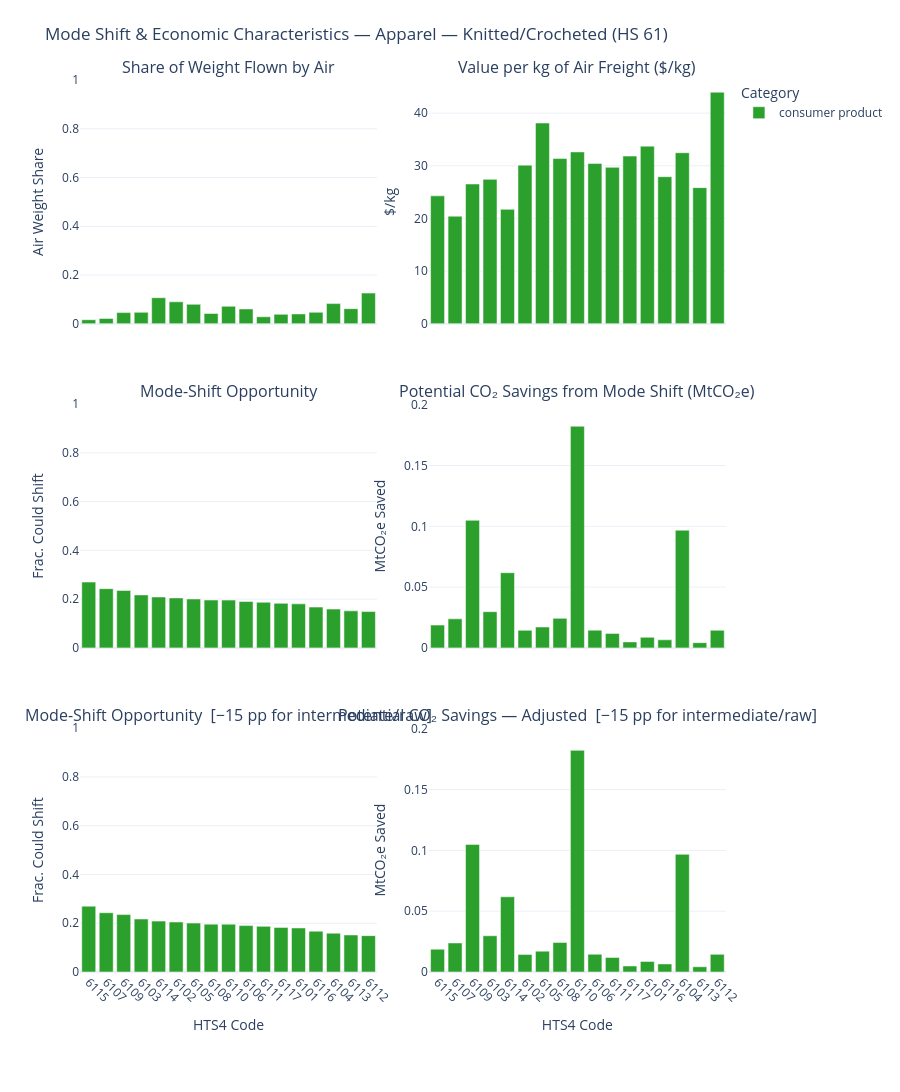

This figure's notebook cell:
### Code cell
apparel_category_map = {
    # ── HS 61: Knitted or Crocheted Clothing ──────────────────────────────
    # All codes are finished consumer products.
    '6101': 'consumer product', # men's overcoats, car coats, cloaks (knitted)
    '6102': 'consumer product', # women's overcoats, car coats, cloaks (knitted)
    '6103': 'consumer product', # men's suits, jackets, blazers, trousers (knitted)
    '6104': 'consumer product', # women's suits, jackets, dresses, skirts (knitted)
    '6105': 'consumer product', # men's shirts (knitted)
    '6106': 'consumer product', # women's blouses, shirts (knitted)
    '6107': 'consumer product', # men's underpants, nightwear, bathrobes (knitted)
    '6108': 'consumer product', # women's slips, nightwear, bathrobes (knitted)
    '6109': 'consumer product', # T-shirts, singlets and other vests (knitted)
    '6110': 'consumer product', # jerseys, pullovers, sweatshirts, cardigans (knitted)
    '6111': 'consumer product', # babies' garments and accessories (knitted)
    '6112': 'consumer product', # tracksuits, ski suits, swimwear (knitted)
    '6113': 'consumer product', # garments made of knitted/crocheted fabrics (nec)
    '6114': 'consumer product', # other garments (knitted)
    '6115': 'consumer product', # pantyhose, tights, stockings, socks (knitted)
    '6116': 'consumer product', # gloves, mittens and mitts (knitted)
    '6117': 'consumer product', # other made-up clothing accessories (knitted)
}

apparel_deep_dive = deep_dive_quad_chart(
    textiles_results,
    apparel_category_map,
    group_name='Apparel — Knitted/Crocheted (HS 61)'
)

### Figure 1 — Plotly figure (JSON) as saved in the notebook; plotly's stock layout.template omitted (floating-point values rounded to 4 significant figures)
{"data": [{"legendgroup": "consumer product", "marker": {"color": "#2ca02c"}, "name": "consumer product", "showlegend": true, "type": "bar", "x": ["6115", "6107", "6109", "6103", "6114", "6102", "6105", "6108", "6110", "6106", "6111", "6117", "6101", "6116", "6104", "6113", "6112"], "xaxis": "x", "y": [0.01681, 0.02204, 0.04591, 0.04714, 0.107, 0.09033, 0.08002, 0.04236, 0.07182, 0.06095, 0.02888, 0.03898, 0.04047, 0.04733, 0.08294, 0.06217, 0.126], "yaxis": "y"}, {"legendgroup": "consumer product", "marker": {"color": "#2ca02c"}, "name": "consumer product", "showlegend": false, "type": "bar", "x": ["6115", "6107", "6109", "6103", "6114", "6102", "6105", "6108", "6110", "6106", "6111", "6117", "6101", "6116", "6104", "6113", "6112"], "xaxis": "x2", "y": [24.29, 20.43, 26.54, 27.43, 21.74, 30.13, 38.12, 31.38, 32.64, 30.45, 29.71, 31.85, 33.73, 27.94, 32.48, 25.85, 43.98], "yaxis": "y2"}, {"legendgroup": "consumer product", "marker": {"color": "#2ca02c"}, "name": "consumer product", "showlegend": false, "type": "bar", "x": ["6115", "6107", "6109", "6103", "6114", "6102", "6105", "6108", "6110", "6106", "6111", "6117", "6101", "6116", "6104", "6113", "6112"], "xaxis": "x3", "y": [0.2699, 0.2431, 0.2355, 0.2174, 0.2087, 0.205, 0.2006, 0.1964, 0.196, 0.1902, 0.1872, 0.1828, 0.1806, 0.1674, 0.1592, 0.152, 0.1492], "yaxis": "y3"}, {"legendgroup": "consumer product", "marker": {"color": "#2ca02c"}, "name": "consumer product", "showlegend": false, "type": "bar", "x": ["6115", "6107", "6109", "6103", "6114", "6102", "6105", "6108", "6110", "6106", "6111", "6117", "6101", "6116", "6104", "6113", "6112"], "xaxis": "x4", "y": [0.01876, 0.0239, 0.1049, 0.02979, 0.06185, 0.01449, 0.01716, 0.02429, 0.1823, 0.01461, 0.01192, 0.004939, 0.008702, 0.006648, 0.0968, 0.004298, 0.0145], "yaxis": "y4"}, {"legendgroup": "consumer product", "marker": {"color": "#2ca02c"}, "name": "consumer product", "showlegend": false, "type": "bar", "x": ["6115", "6107", "6109", "6103", "6114", "6102", "6105", "6108", "6110", "6106", "6111", "6117", "6101", "6116", "6104", "6113", "6112"], "xaxis": "x5", "y": [0.2699, 0.2431, 0.2355, 0.2174, 0.2087, 0.205, 0.2006, 0.1964, 0.196, 0.1902, 0.1872, 0.1828, 0.1806, 0.1674, 0.1592, 0.152, 0.1492], "yaxis": "y5"}, {"legendgroup": "consumer product", "marker": {"color": "#2ca02c"}, "name": "consumer product", "showlegend": false, "type": "bar", "x": ["6115", "6107", "6109", "6103", "6114", "6102", "6105", "6108", "6110", "6106", "6111", "6117", "6101", "6116", "6104", "6113", "6112"], "xaxis": "x6", "y": [0.01876, 0.0239, 0.1049, 0.02979, 0.06185, 0.01449, 0.01716, 0.02429, 0.1823, 0.01461, 0.01192, 0.004939, 0.008702, 0.006648, 0.0968, 0.004298, 0.0145], "yaxis": "y6"}], "layout": {"annotations": [{"font": {"size": 16}, "showarrow": false, "text": "Share of Weight Flown by Air", "x": 0.23, "xanchor": "center", "xref": "paper", "y": 1, "yanchor": "bottom", "yref": "paper"}, {"font": {"size": 16}, "showarrow": false, "text": "Value per kg of Air Freight ($/kg)", "x": 0.77, "xanchor": "center", "xref": "paper", "y": 1, "yanchor": "bottom", "yref": "paper"}, {"font": {"size": 16}, "showarrow": false, "text": "Mode-Shift Opportunity", "x": 0.23, "xanchor": "center", "xref": "paper", "y": 0.6367, "yanchor": "bottom", "yref": "paper"}, {"font": {"size": 16}, "showarrow": false, "text": "Potential CO₂ Savings from Mode Shift (MtCO₂e)", "x": 0.77, "xanchor": "center", "xref": "paper", "y": 0.6367, "yanchor": "bottom", "yref": "paper"}, {"font": {"size": 16}, "showarrow": false, "text": "Mode-Shift Opportunity  [−15 pp for intermediate/raw]", "x": 0.23, "xanchor": "center", "xref": "paper", "y": 0.2733, "yanchor": "bottom", "yref": "paper"}, {"font": {"size": 16}, "showarrow": false, "text": "Potential CO₂ Savings — Adjusted  [−15 pp for intermediate/raw]", "x": 0.77, "xanchor": "center", "xref": "paper", "y": 0.2733, "yanchor": "bottom", "yref": "paper"}], "height": 1200, "legend": {"orientation": "v", "title": {"text": "Category"}, "x": 1.02, "xanchor": "left"}, "margin": {"b": 120, "l": 80, "r": 160, "t": 80}, "title": {"text": "Mode Shift & Economic Characteristics — Apparel — Knitted/Crocheted (HS 61)"}, "xaxis": {"anchor": "y", "domain": [0, 0.46], "matches": "x5", "showticklabels": false}, "xaxis2": {"anchor": "y2", "domain": [0.54, 1], "matches": "x6", "showticklabels": false}, "xaxis3": {"anchor": "y3", "domain": [0, 0.46], "matches": "x5", "showticklabels": false}, "xaxis4": {"anchor": "y4", "domain": [0.54, 1], "matches": "x6", "showticklabels": false}, "xaxis5": {"anchor": "y5", "domain": [0, 0.46], "tickangle": 45, "title": {"text": "HTS4 Code"}}, "xaxis6": {"anchor": "y6", "domain": [0.54, 1], "tickangle": 45, "title": {"text": "HTS4 Code"}}, "yaxis": {"anchor": "x", "domain": [0.7267, 1], "range": [0, 1], "title": {"text": "Air Weight Share"}}, "yaxis2": {"anchor": "x2", "domain": [0.7267, 1], "title": {"text": "$/kg"}}, "yaxis3": {"anchor": "x3", "domain": [0.3633, 0.6367], "range": [0, 1], "title": {"text": "Frac. Could Shift"}}, "yaxis4": {"anchor": "x4", "domain": [0.3633, 0.6367], "range": [0, 0.2005], "title": {"text": "MtCO₂e Saved"}}, "yaxis5": {"anchor": "x5", "domain": [0, 0.2733], "range": [0, 1], "title": {"text": "Frac. Could Shift"}}, "yaxis6": {"anchor": "x6", "domain": [0, 0.2733], "range": [0, 0.2005], "title": {"text": "MtCO₂e Saved"}}}}
